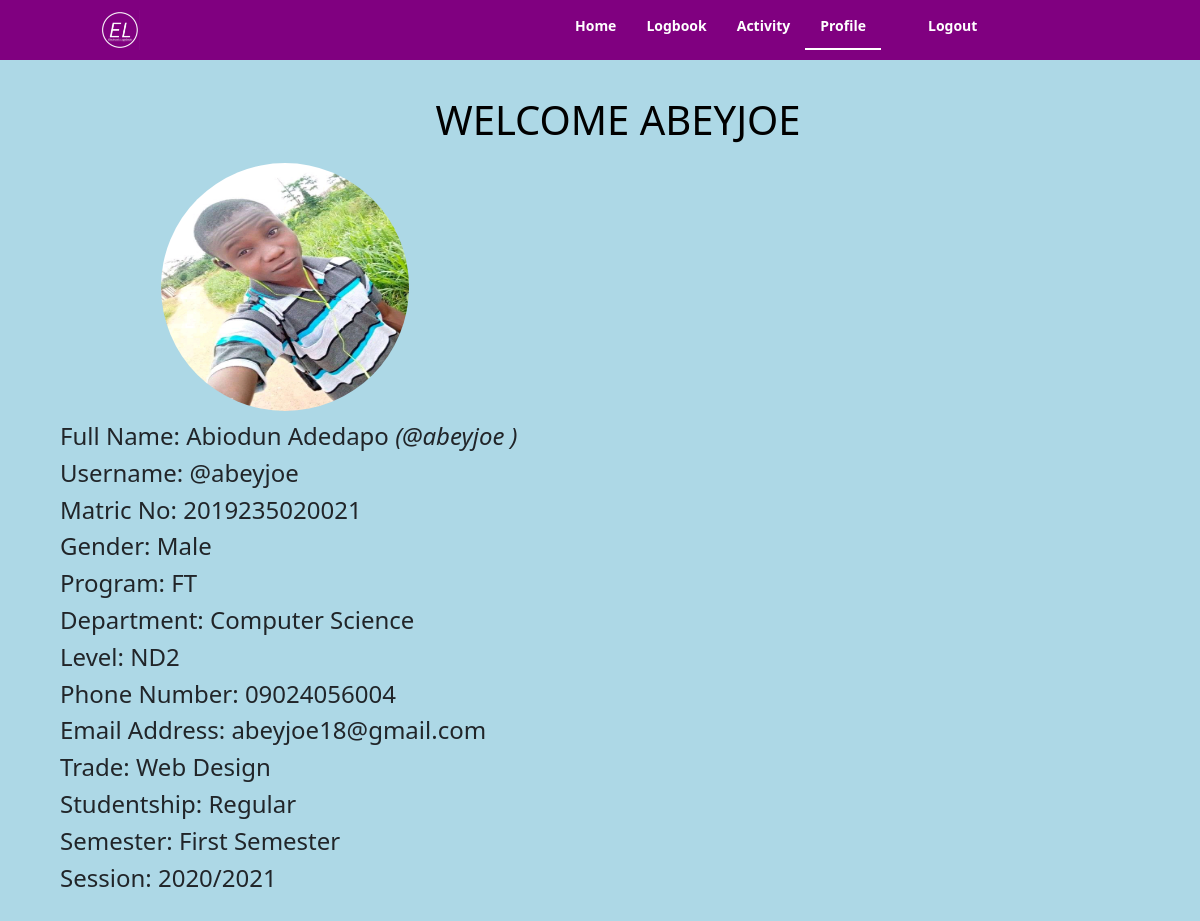
The page /profile.php (signed in) on the database its author committed.
### tables this page shows
CREATE TABLE `usertable` (
  `id` int(11) NOT NULL,
  `name` varchar(50) NOT NULL,
  `password` varchar(50) NOT NULL,
  `surname` varchar(20) NOT NULL,
  `lastName` varchar(20) NOT NULL,
  `matricNumber` varchar(20) NOT NULL,
  `gender` varchar(10) NOT NULL,
  `program` varchar(50) NOT NULL,
  `department` varchar(50) NOT NULL,
  `level` varchar(10) NOT NULL,
  `phoneNumber` varchar(50) NOT NULL,
  `email` varchar(50) NOT NULL,
  `picture` varchar(200) NOT NULL,
  `trade` varchar(50) NOT NULL,
  `studentship` varchar(50) NOT NULL,
  `semester` varchar(50) NOT NULL,
  `session` varchar(50) NOT NULL
);

### profile.php (the view, shortened to what this page needs)
<?php
include 'logbook/connect.php';
?>
<!DOCTYPE html>
<html lang="en">
<head>
    <link rel="stylesheet" type="text/css" href="style.css">
    <link rel="stylesheet" type="text/css" href="https://stackpath.bootstrapcdn.com/bootstrap/4.1.3/css/bootstrap.min.css">
    <link href="https://cdn.jsdelivr.net/npm/bootstrap@5.1.3/dist/css/bootstrap.min.css" rel="stylesheet">
    <link href="css/bootstrap.css" rel="stylesheet">
    <link rel="stylesheet" href="https://cdn.jsdelivr.net/npm/bootstrap-icons@1.3.0/font/bootstrap-icons.css"/>
</head>
<body>
    <div class="header">
		<div class="logo">
			<a href="#" style="cursor: auto;"><img src="logo.png" /></a>
		</div>
		<div class="nav">
			<div class="link">
				<ul>
					<a href="home.php"><li>Home</li></a>
					<a href="logbook/logbook.php"><li>Logbook</li></a>
					<a href="logbook/displaylogbook.php"><li>Activity</li></a>
					<a href="profile.php"><li class="home">Profile</li></a>
				</ul>
			</div>
            <div>
                <ul>
					<a href="logout.php"><li>Logout</li></a>
				</ul>
            </div>
		</div>
	</div>
    <div class="container py-5 m-5">
        <h1 class="">Welcome <?php echo $_SESSION['username']; ?> </h1>
        <?php
    $user = $_SESSION['username'];
    $sql="Select * from usertable where name='$user' ";
    $result=mysqli_query($con,$sql);
    if($result){
        while($row=mysqli_fetch_assoc($result)){
            $surname=$row['surname'];
            $lastName=$row['lastName'];
            $name=$row['name'];
            $matricNumber=$row['matricNumber'];
            $gender=$row['gender'];
            $program=$row['program'];
            $department=$row['department'];
            $level=$row['level'];
            $phoneNumber=$row['phoneNumber'];
            $email=$row['email'];
            $image=$row['picture'];
            $trade=$row['trade'];
            $studentship=$row['studentship'];
            $semester=$row['semester'];
            $session=$row['session'];
            echo'<div class="profile-picture">
                    <img src="uploads/'.$image.'" alt="Profile Picture" id="profile">
                </div>';
            echo '<div>
            <h4>Full Name: '.$surname.' '.$lastName.' <span><i>(@'.$name.'  )</i></span></h4>
            <h4>Username: @'.$name.' </h4>
            <h4>Matric No: '.$matricNumber.'</h4>
            <h4>Gender: '.$gender.'</h4>
            <h4>Program: '.$program.'</h4>
            <h4>Department: '.$department.'</h4>
            <h4>Level: '.$level.'</h4>
            <h4>Phone Number: '.$phoneNumber.'</h4>
            <h4>Email Address: '.$email.'</h4>
            <h4>Trade: '.$trade.'</h4>
            <h4>Studentship: '.$studentship.'</h4>
            <h4>Semester: '.$semester.'</h4>
            <h4>Session: '.$session.'</h4>
            </div>';
            }
        }
    ?>
    </div>
</body>
</html>

### style.css (style rules this page uses)
body { background-color: #add8e6 !important; }
.container { background-color: ; }
a { color: #fff !important; margin-top: -200px; }
h1 { color: black !important; text-align: center; text-transform: uppercase; }
.header { width: 100%; height: auto; background-color: purple; position: fixed; top: 0; }
.logo { float: left; }
img { height: 40px; width: 40px; margin: 10px; margin-left: 100px; }
.nav { float: right; width: 70%; min-width: 600px; }
.link { background-color: none; color: white; float: left; margin-left: 20%; }
li { font-size: 14px; display: inline-block; float: left; color: white; font-weight: bold; padding: 15px; padding-bottom: 12px; }
li.home { border-bottom: 2px solid white; }
a { text-decoration: none; }
img#profile { height: 250px; width: 250px; border: 1px solid transparent; border-radius: 200px; }

### rows shown on the page
usertable: picture (placeholder picture), surname "Abiodun", lastName "Adedapo", name "abeyjoe", matricNumber "2019235020021", gender "Male", program "FT", department "Computer Science", level "ND2", phoneNumber "09024056004", email "abeyjoe18@gmail.com", trade "Web Design", studentship "Regular", semester "First Semester", session "2020/2021"

### other values the page prints
$_SESSION['username'] "ABEYJOE"
